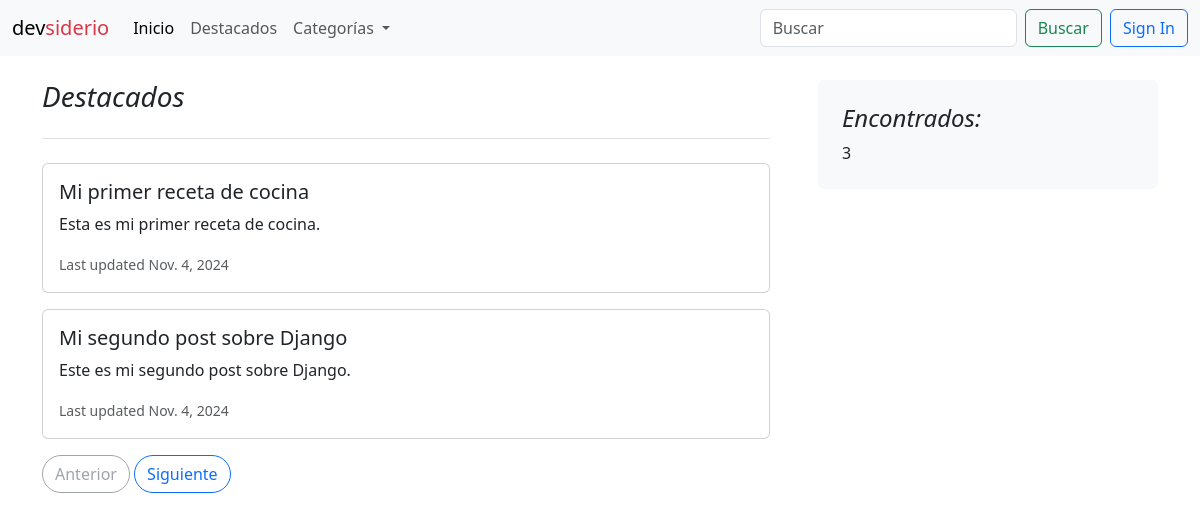
/featured/, run on the app's committed database.
### blogs/models.py (models this page shows, shortened)
class Post(models.Model):
	title = models.CharField(max_length=255)
	slug = models.SlugField(unique=True)
	overview = models.TextField()
	date_created = models.DateTimeField(auto_now_add=True)
	content = models.TextField()
	author = models.ForeignKey(settings.AUTH_USER_MODEL, on_delete=models.PROTECT)
	categories = models.ManyToManyField('Category')
	featured = models.BooleanField(default=False)
	image = models.ImageField(upload_to='post_images/', blank=True, null=True)
	pub_date = models.DateTimeField(default=timezone.now)

### blogs/views.py (the view)
# urls.py: path('featured/', views.FeaturedListView.as_view(), name="featured"),
class FeaturedListView(generic.ListView):
    model = Post
    template_name = 'blogs/results.html'
    paginate_by = 2
    def get_queryset(self):
        query = Post.objects.filter(featured=True).filter(
            pub_date__lte=timezone.now()
        )
        return query

### blogs/context_processors.py (called while the page is built)
def categories_processor(request):
  categories = Category.objects.all()
  return {
    'categories': categories
  }

### blogs/templates/blogs/results.html (shortened to what this page needs)
{% extends 'base.html' %} {% block content %}
<div class="container-xxl bd-gutter mt-3 my-md-4 bd-layout">
  <main class="container">
    <div class="row g-5">
      <div class="col-md-8">
        <h3 class="pb-4 mb-4 fst-italic border-bottom">Destacados</h3>
        {% for post in post_list %}
        <div class="card mb-3">
          <div class="card-body">
            <h5 class="card-title">{{ post.title }}</h5>
            <p class="card-text">{{ post.overview }}</p>
            <p class="card-text">
              <small class="text-muted"
                >Last updated {{ post.pub_date.date }}</small
              >
            </p>
          </div>
        </div>
        {% endfor %}
      </div>
      <div class="col-md-4">
        <div class="position-sticky" style="top: 2rem">
          <div class="p-4 mb-3 bg-light rounded">
            <h4 class="fst-italic">Encontrados:</h4>
            <p class="mb-0">{{ page_obj.paginator.count }}</p>
          </div>
        </div>
      </div>
    </div>
    <nav class="blog-pagination" aria-label="Pagination">
      {% if page_obj.has_previous %}
      <a
        class="btn btn-outline-primary rounded-pill"
        href="?page={{ page_obj.previous_page_number }}{% if query %}&search={{ query }}{% endif %}"
        >Anterior</a
      >
      {% else %}
      <a class="btn btn-outline-secondary rounded-pill disabled">Anterior</a>
      {% endif %} {% if page_obj.has_next %}
      <a
        class="btn btn-outline-primary rounded-pill"
        href="?page={{ page_obj.next_page_number }}{% if query %}&search={{ query }}{% endif %}"
        >Siguiente</a
      >
      {% else %}
      <a class="btn btn-outline-secondary rounded-pill disabled">Siguiente</a>
      {% endif %}
    </nav>
  </main>
</div>
{% endblock %}

### data on the page
Post: title "Mi primer receta de cocina", overview "Esta es mi primer receta de cocina.", pub_date "Nov. 4, 2024"
Post: title "Mi segundo post sobre Django", overview "Este es mi segundo post sobre Django.", pub_date "Nov. 4, 2024"

### other printed values
{{ page_obj.paginator.count }} "3"
